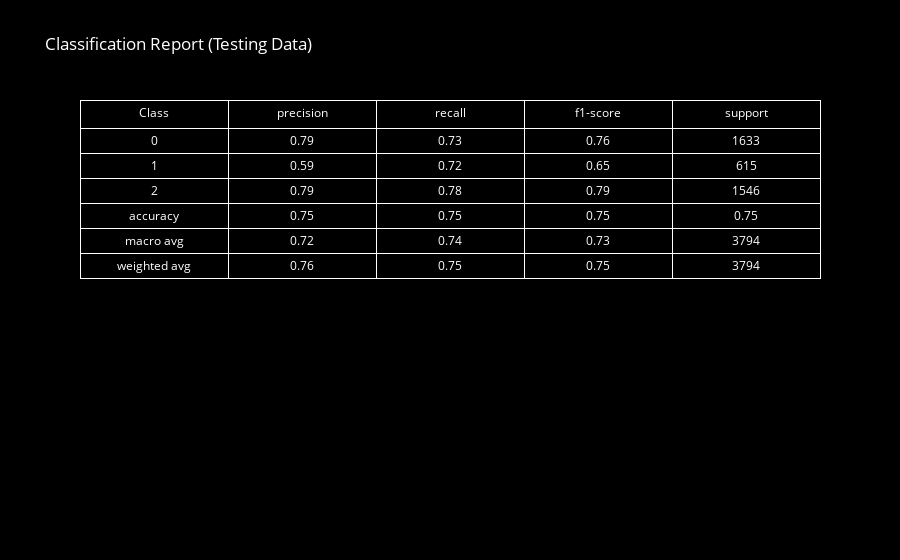

Source (notebook cell):
### Code cell
report_dict = classification_report(y_test, y_pred, output_dict=True)

report_df = pd.DataFrame(report_dict).transpose()
report_df = report_df.round(2)

fig = go.Figure(data=[go.Table(
    header=dict(
        values=['Class'] + list(report_df.columns),
        fill_color='black',
        font=dict(color='white', size=12),
        align='center'
    ),
    cells=dict(
        values=[report_df.index] + [report_df[col] for col in report_df.columns],
        fill_color='black',
        font=dict(color='white', size=12),
        align='center',
        height=25
    )
)])

fig.update_layout(
    title="Classification Report (Testing Data)",
    paper_bgcolor='black',
    plot_bgcolor='black',
    font=dict(color='white')
)

fig.show()

### Figure 1 — Plotly figure (JSON) as saved in the notebook; plotly's stock layout.template omitted (floating-point values rounded to 4 significant figures)
{"data": [{"cells": {"align": "center", "fill": {"color": "black"}, "font": {"color": "white", "size": 12}, "height": 25, "values": [["0", "1", "2", "accuracy", "macro avg", "weighted avg"], [0.79, 0.59, 0.79, 0.75, 0.72, 0.76], [0.73, 0.72, 0.78, 0.75, 0.74, 0.75], [0.76, 0.65, 0.79, 0.75, 0.73, 0.75], [1633, 615, 1546, 0.75, 3794, 3794]]}, "header": {"align": "center", "fill": {"color": "black"}, "font": {"color": "white", "size": 12}, "values": ["Class", "precision", "recall", "f1-score", "support"]}, "type": "table"}], "layout": {"font": {"color": "white"}, "paper_bgcolor": "black", "plot_bgcolor": "black", "title": {"text": "Classification Report (Testing Data)"}}}
